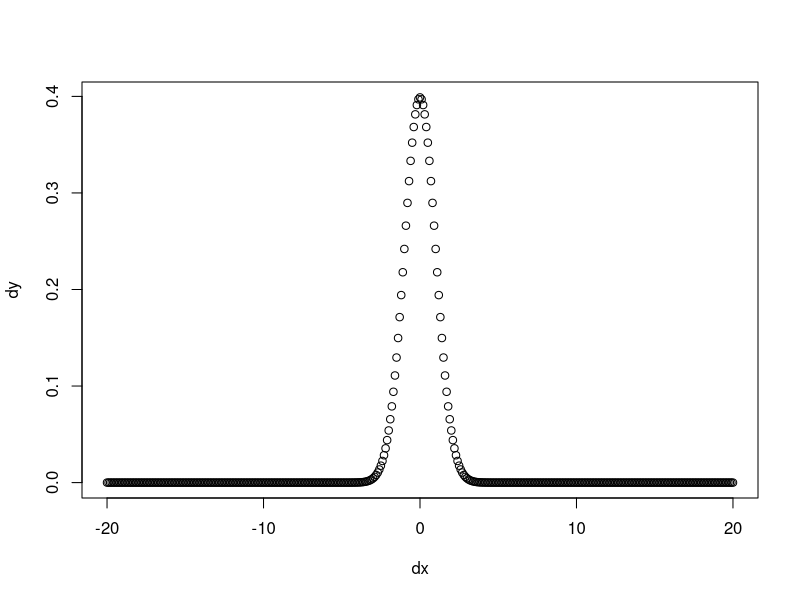
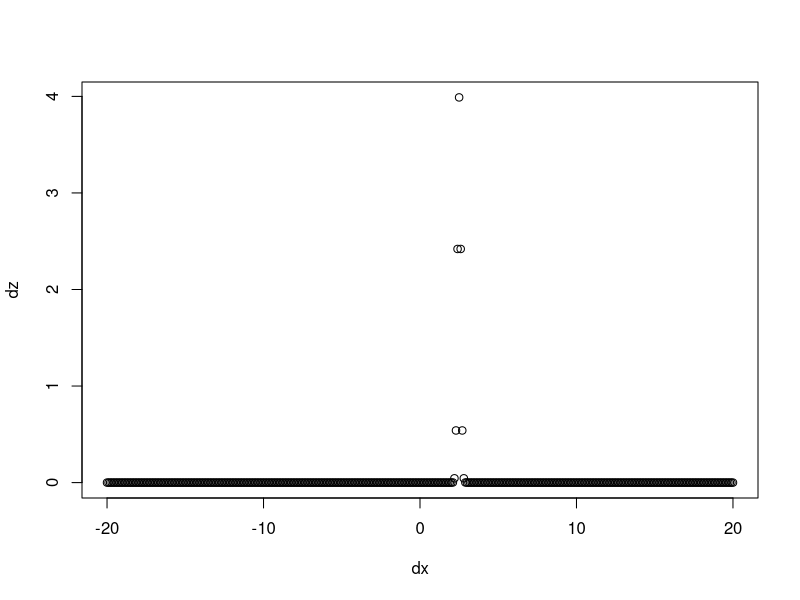
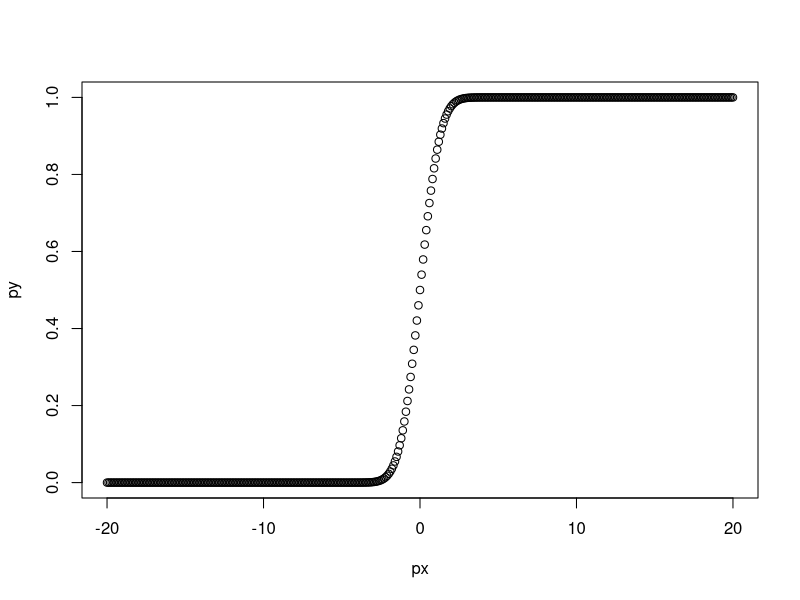
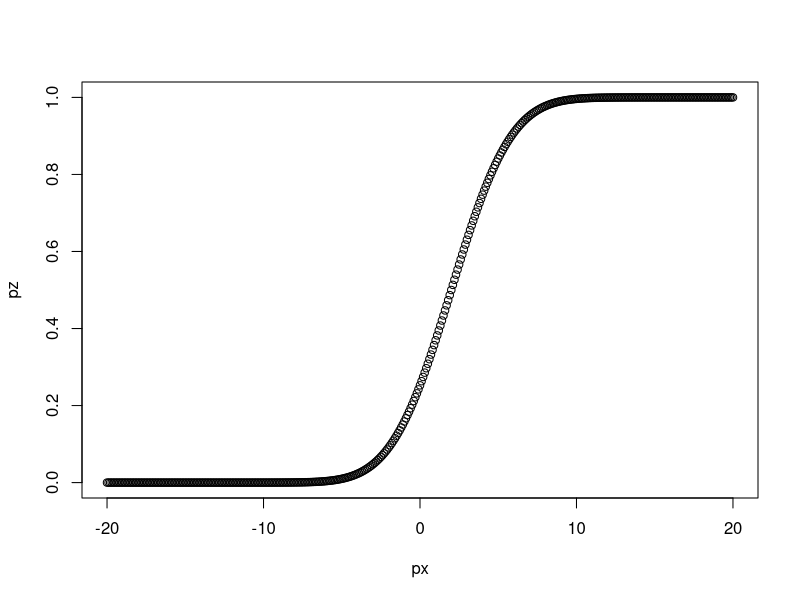
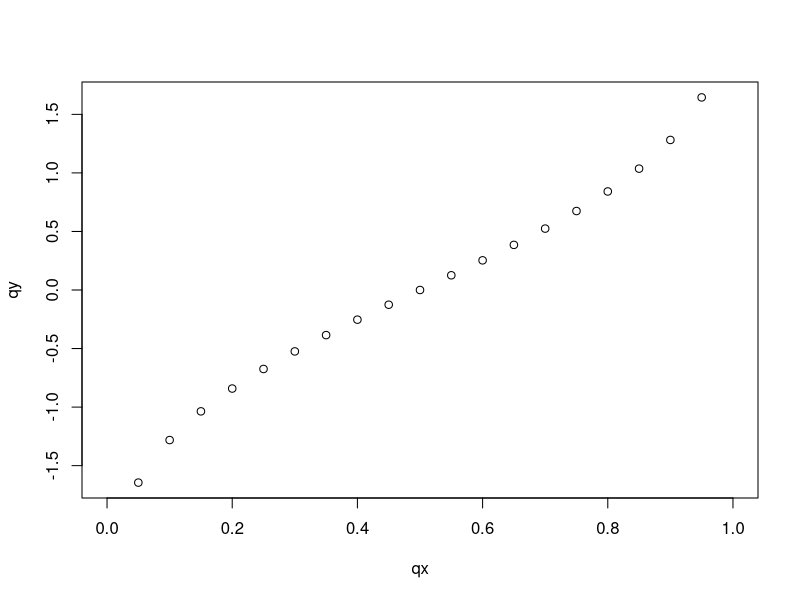
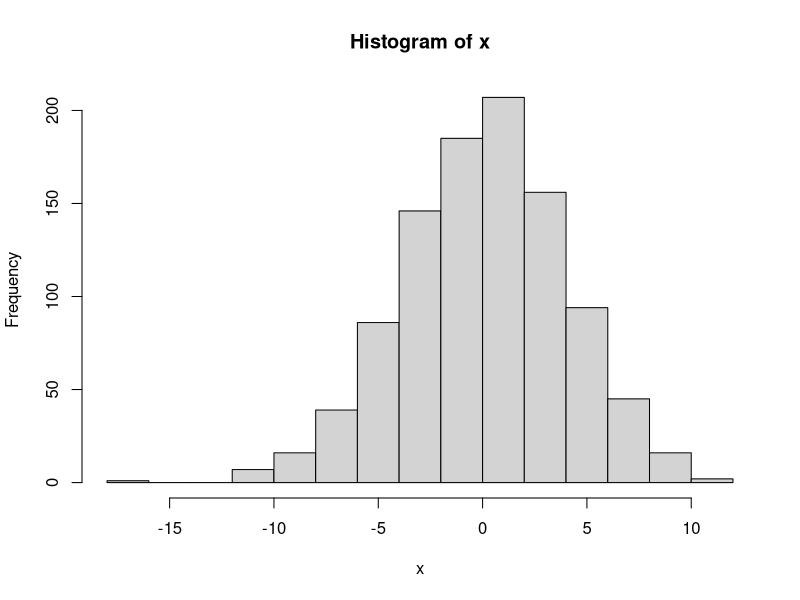
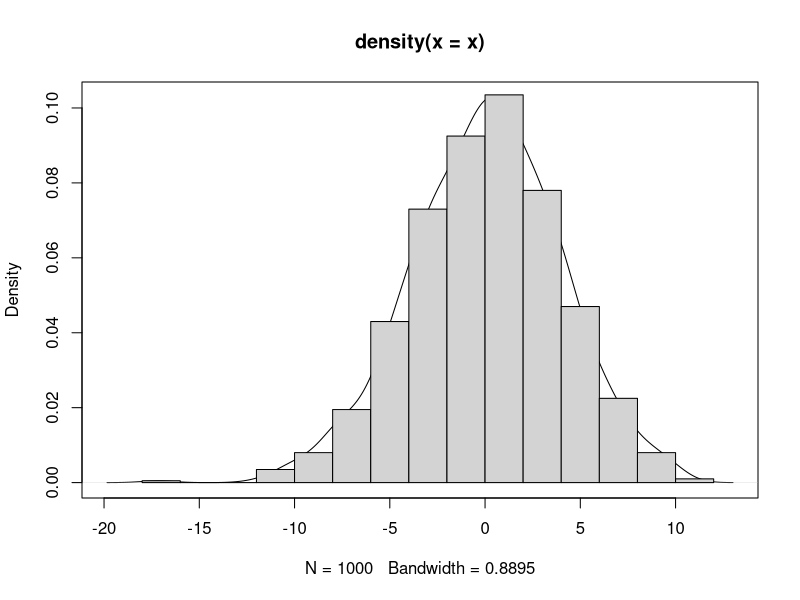
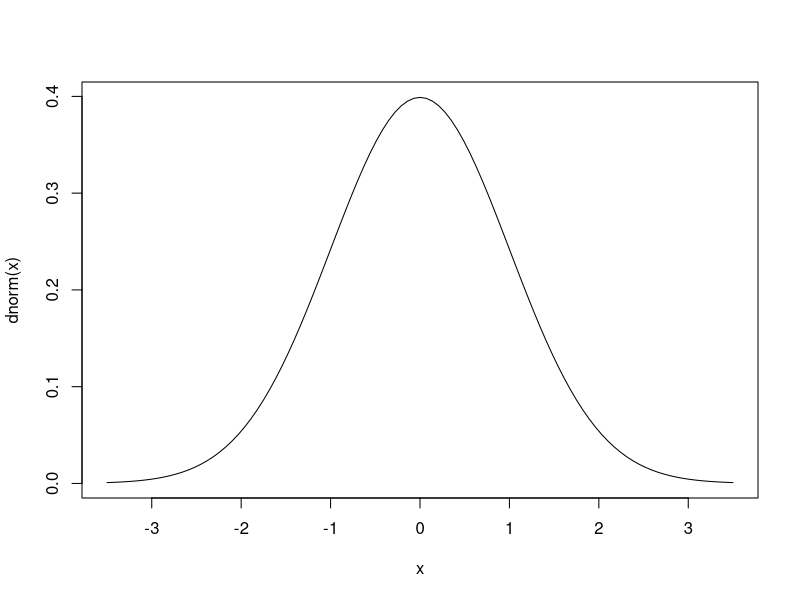

Recreate these plots in R, in order.

## Distribuciones

# A modo general, una Distribución es una herramienta matemática que generaliza la noción de una función.

# En R podemos ver la lista de todas las distribuciones que se encuentran incluidas en el paquete 'stats', utilizando el siguiente comando:
?Distributions

# Cuatro grandes grupos de funciones de distribución de probabilidad se encuentran disponibles en dicho paquete: función de densidad (Density), función de distribución acumulativa (cumulative distribution function), función cuantil (quantile function) y generadores de núneros al azar (random variate generation).
# Cada función se denomina e identifica con la primer letra seguido del nombre de la variable (discreta o continua).
# dxxx
# pxxx
# qxxx
# rxxx

# Ejemplo: Distibución Normal o Gaussiana

# dnorm : Función de Densidad de Probabilidad (PDF en inglés).
# pnorm : Función de Distribución de Probabilidad (CDF en inglés; probabilidad acumulada).
# qnorm : Función de Cuantiles.
# rnorm : Generador aleatorio de números con distribución normal.
# En la ayuda de R se pueden ver las cuatro funciones incluidas para la
# distribución normal:
?Normal
?dnorm
?pnorm
?qnorm
?rnorm

# Las cuatro funciones tienen argumentos que especifican los parámetros
# de la distribución: mean y sd (mu y sigma), tienen los valores por
# defecto 0 y 1 (lo que se denota por la presencia de los "=").
# Otros parámetros varían ya que son específicos de cada función.


## Sobre las funciones:

# dnorm 
# Es la función con forma de campana que la mayoría conocemos.
# Calcula para cada punto observado el valor de la función de densidad.

# Para la función de densidad con una distribución normal el valor cero vale:
dnorm(0) # cuánto vale la media y el desvio de esta distribución?
# 0.3989423

# Para la función de densidad con una distribución normal y media = 6, el valor cero vale:
dnorm(0, mean=6)
# 6.075883e-09

# Para la función de densidad con una distribución normal con media = 4 y desvio = 10, el valor cero vale:
dnorm(0, mean=6, sd=10)
# 0.03332246

# Si quiero averigual el valor para tres números diferentes, los debo concatenar con la función c:
dc <- dnorm(c(1, 3, 7))
# 2.419707e-01 4.431848e-03 9.134720e-12

# Si quiero conocer para un determinada secuencia de valores como se comporta la función de distribución de densidad, primero debo generar la secuencia:
dx <- seq(-20, 20, by=0.1)
# dx es un vector con valores entre -20 y 20 tomados de a 0,1.
dy <- dnorm(dx)
# dy usa los valores generados en dx y calcula los valores para la función de densidad con distribución normal
plot(dx, dy)

# ahora le cambiamos la media y el desvio
dz <- dnorm(dx, mean=2.5, sd=0.1) 
plot(dx, dz)

# pnorm 
# Es la función que describe P(Y <= X) (probabilidad de que Y sea
# menor o igual a X, siendo X un cuantil e Y una variable aleatoria
# tomada de una distribución normal.
# Naturalmente Y está entre 0 y 1

pnorm(0)
# 0.5

pnorm(0, mean=2)
# 0.02275013

pnorm(0, mean=2, sd=3)
# 0.2524925

pc <- pnorm(c(1, 3, 7))
# 0.8413447 0.9986501 1.0000000

px <- seq(-20, 20, by=0.1)
py <- pnorm(px)
plot(px, py)

pz <- pnorm(px, mean=2, sd=3) 
plot(px, pz)

# qnorm
# Matemáticamente es la función inversa a pnorm (f^-1(x), no 1/f(x)).
# Ejemplo: para una variable al azar con distribución normal, de media 0 y desvio 1, la función de probabilidad que devuelve es el Z-score.

qnorm(0.5)
# 0
qnorm(0.5, mean=1)
# 1
qnorm(0.5, mean=1, sd=2)
# 1
qnorm(0.5, mean=2, sd=2)
# 2
qnorm(0.5, mean=2, sd=4)
# 2
qnorm(0.25, mean=2, sd=2)
# 0.6510205
qnorm(0.758)
# 0.6998836
qnorm(0.758, mean=5, sd=2)
# 6.399767
qnorm(0.265)
# -0.628006
qnorm(0.265, sd=3)
# -1.884018

qc <- c(0.2,0.4,0.65)
qnorm(qc)
# -0.8416212 -0.2533471  0.3853205

qx <- seq(0, 1, by=0.05)
qy <- qnorm(qx)
plot(qx, qy)


## Números aleatorios en R

# Un número aleatorio surge a partir de una variable al azar que presenta una función de distribución determinada.

# Ejemplo: Para crear 1000 números aleatorios con promedio 0 y desvío estándar 1:
x <- rnorm(1000, mean=0, sd=4)
# Claro está que el promedio es de la población y no de cada número en sí...
# Para corroborar que el generador funciona bien:
mean(x)  # Debería ser cercano a 0
sd(x)    # y este cercano a 1

# De acuerdo a la ley de los grandes números, cuánto mayor es la cantidad de elementos de x, más cercanos a 0 y 1 son estos valores... invitamos al usuario a que explore lo que ocurre con rnorm.

# Podemos hacer un resumen de los números generados:
summary(x)

# O un histograma:
hist(x)

# O una curva de densidad:
densidad <- density(x)
plot(densidad)

# O ambos...
hist(x, freq=FALSE, add=TRUE)
# Nótese el uso de los argumentos "freq" y "add" para cambiar las
# opciones por defecto (así grafica densidades y no borra el gráfico
# anterior). En esta parte no se va a profundizar en lo que refiere
# a herramientas gráficas, pero se retomará el tema más adelante.

# Ejemplificando con las tres funciones que vimos anteriormente:

# dnorm
# otra forma de graficar una función de densidad:
curve(dnorm(x), from=-3.5, to=3.5) # recuerde quien era x...
# La función curve dibuja la curva de la función correspondiente dentro de los límites pautados por 'from' y 'to'.

# pnorm
curve(pnorm(x), from=-3.5, to=3.5)

# qnorm
curve(qnorm(x), from=-1, to=1)
# Se parece a:
plot(sort(rnorm(1e3)))

# Puedo combinar dnorm y rnorm para hacer un lindo gráfico:
x <- rnorm(1000)
hist(x, freq=FALSE)
curve(dnorm(x), add=TRUE, col='blue', lwd=2)
lines(density(x), col='red', lwd=2)
# la función line ajusta una línea al modelo propuesto.

# EXTRA

# La función qqnorm sirve para comparar los cuantiles de un vector
# cualquiera con la distribución de cuantiles esperada para una
# distribución normal:
?qqnorm

# Ejemplo:
qqx <- rnorm(100)
qqnorm(qqx)
# Usando qqline agregamos una recta que pasa por el primer y tercer
# cuartiles (correspondientes a los percentiles 25% y 75%). 
qqline(qqx, col='red', lwd=2)
# ¿Qué pasa si hago una prueba similar con un x generado con runif?
# Comparar con la curva de pnorm, ¿Se parecen?¿Tiene lógica?

####################################################

## Ejemplo: Distribución Uniforme
?Uniform
# O
?dunif

# Cómo dice el nombre, la distribución uniforme es equiprobable para
# todos los valores incluídos en un intervalo dado. Por lo tanto sólo
# necesita un mínimo y un máximo como parámetros.
# Al igual que todos los generadores de números de "stats", el primer
# argumento es el número de elementos, mientras que los otros dos son
# el mín. y máx. mencionados.

# Ejemplo: Para tomar mil valores aleatorios con distribución U(0,1):
x <- runif(1000, 0, 1)
hist(x)  # Bastante horizontal, ¿no?

####################################################

## Muestreos aleatorios
?sample

# La función sample hace muestreos de los elementos contenidos en el
# primer argumento. Por defecto muestrea sin reposición todos los
# elementos posibles:
sample(1:5)
# 1 4 5 2 3 # primera corrida
# 2 1 5 4 3 # segunda corrida
# 3 4 2 1 5 # tercera corrida
# como el lector puede observar, cada nueva corridadel comando, genera un muestreo aleatorio, por lo tanto es esperable que el orden de los números sea siempre distinto.
# intente probar con una mayor cantidad de números o correr varias veces el argumento de arriba...

# En la ayuda se pueden ver varios argumentos para modificar este
# comportamiento:
sample(1:5, replace=TRUE)  # con reposición
sample(1:5, 2)             # muestrea sólo dos valores, sin reposición
sample(1:5, size=2)        # ídem
sample(1:5, 2, replace=TRUE) # los anteriores combinados

# Los mismos resultados se pueden obtener si usamos vectores "character":
sample(c('Homero', 'Marge', 'Bart', 'Lisa', 'Maguie'), 3, replace=TRUE) # nombres
sample(letters, 5) # letras

# Algo que puede confundir: si le damos solamente un número como entrada,
# puede tener comportamientos inesperados:
sample(10)     # idéntico a pedir "sample(1:10)"
sample(10.3)   # redondea 10.3 --> 10, así que es igual que el anterior
# es idéntico a pedir: sample(floor(10.3)), función floor es para redondear
sample(-10.3)  # el comportamiento es distinto ahora, por ser negativo

#############################################################################

# EXTRA

# Otra opción útil puede ser usar el argumento "prob" de la función sample.
# Este argumento permite asignar distintos valores de peso a cada
# uno de los elementos del vector a muestrear.
# Por ejemplo, si queremos muestrear los valores 5, 10 y 15 pero de tal
# forma que el valor 5 sea 3 veces más frecuente que el 15, y que el
# el 10 sea 2 veces más frecuente que el 15, entonces podemos ingresar:
muestreo <- sample(c(5, 10, 15), size=6000, prob=c(3, 2, 1), replace=T)
x <- table(muestreo)
x  # x tiene por nombres los valores 5, 10 y 15
x['5'] / x['15']  # ¿Es el valor que esperábamos?
x['5'] / x['10']  # ¿Es el valor que esperábamos?
# las comillas indican el nombre del elemento
# en el resultado el 5 indica el nombre del elemento, de forma similar
# a cuando pedimos que muestre x.

# Nótese que:
# prob es un sólo argumento, pero eso no equivale a un sólo número, si no
# a un sólo objeto (en este caso un vector, con tres elementos).
# prob puede aceptar valores decimales, incluso pueden asignarse
# probabilidades, aunque da error si alguno es negativo.
# Internamente los valores son siempre convertidos a un valor
# de probabilidad (entre 0 y 1); si el usuario ingresa lo siguigente:
# prob=c(A, B, C)
# Entonces transforma los valores así:
# a = A / (A + B + C)
# b = B / (A + B + C)
# c = C / (A + B + C)
# Y utiliza a, b y c como las probabilidades de que sean muestreados
# los elementos correspondiente del vector a muestrear.


####################################################
## Semillas

# Los números aleatorios generados por computadora, no son verdaderamente
# aleatorios. Los algoritmos internos necesarios son determinísticos
# en último término, pero producen secuencias de valores que aproximan
# propiedades estadísticas aceptablemente similares a las esperadas
# por la distribución uniforme.
# Ver:
# http://www.random.org/;
# http://en.wikipedia.org/wiki/Pseudorandom_number_generator).
?Random
?RNG/
  # También existe un paquete llamado "random", para la generación de
  # números verdaderamente aleatorios (aunque en muchos casos no son
  # necesarios).
  
  # Las simulaciones que usan métodos Monte Carlo pueden ser sensibles a
  # los problemas. Para el uso de R existe al menos un libro relacionado:
  # http://books.google.com/books/about/Introducing_Monte_Carlo_Methods_with_R.html?id=WIjMyiEiHCsC
  
# Las secuencias generadas por estos algoritmos dependen del valor
# inicial llamado "semilla". Si ingresamos una semilla manualmente
# podemos repetir el resultado de cualquiera de las funciones basadas
# en generadores de números aleatorios (como rnorm, runif y sample):
set.seed(1)  # se puede usar cualquier otro número
sample(10)
# 3  4  5  7  2  8  9  6 10  1
# si ejecutamos de vuelta el comando, va a ser distinto
sample(10)
#  3  2  6 10  5  7  8  4  1  9
# a menos que volvamos a "plantar" la misma "semilla":
set.seed(1)
sample(10)
# 3  4  5  7  2  8  9  6 10  1

# Se obtendrán resultados análogos si usamos rnorm, runif u otros
# generadores de números aleatorios.

# Esto puede ser útil si queremos que nuestros resultados sean
# reproducibles *exactamente* en otro momento o lugar.

# si plantamos otra semilla, el orden aleatorio que quede guardado en dicha semilla será otro:
set.seed(2)
sample(10)
# 2  7  5 10  6  8  1  3  4  9

sample(10)
# 6  3  7  2  9  5  4  1 10  8

set.seed(2)
sample(10)
# 2  7  5 10  6  8  1  3  4  9
